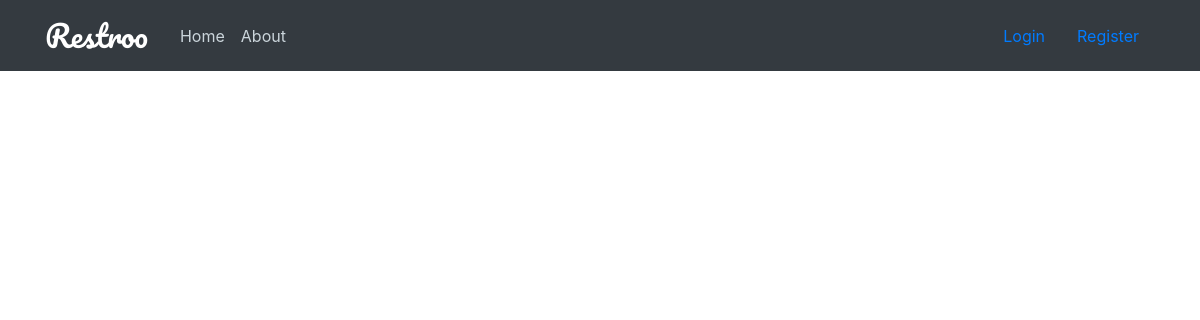
Before: /reviews/5 with the older database file.
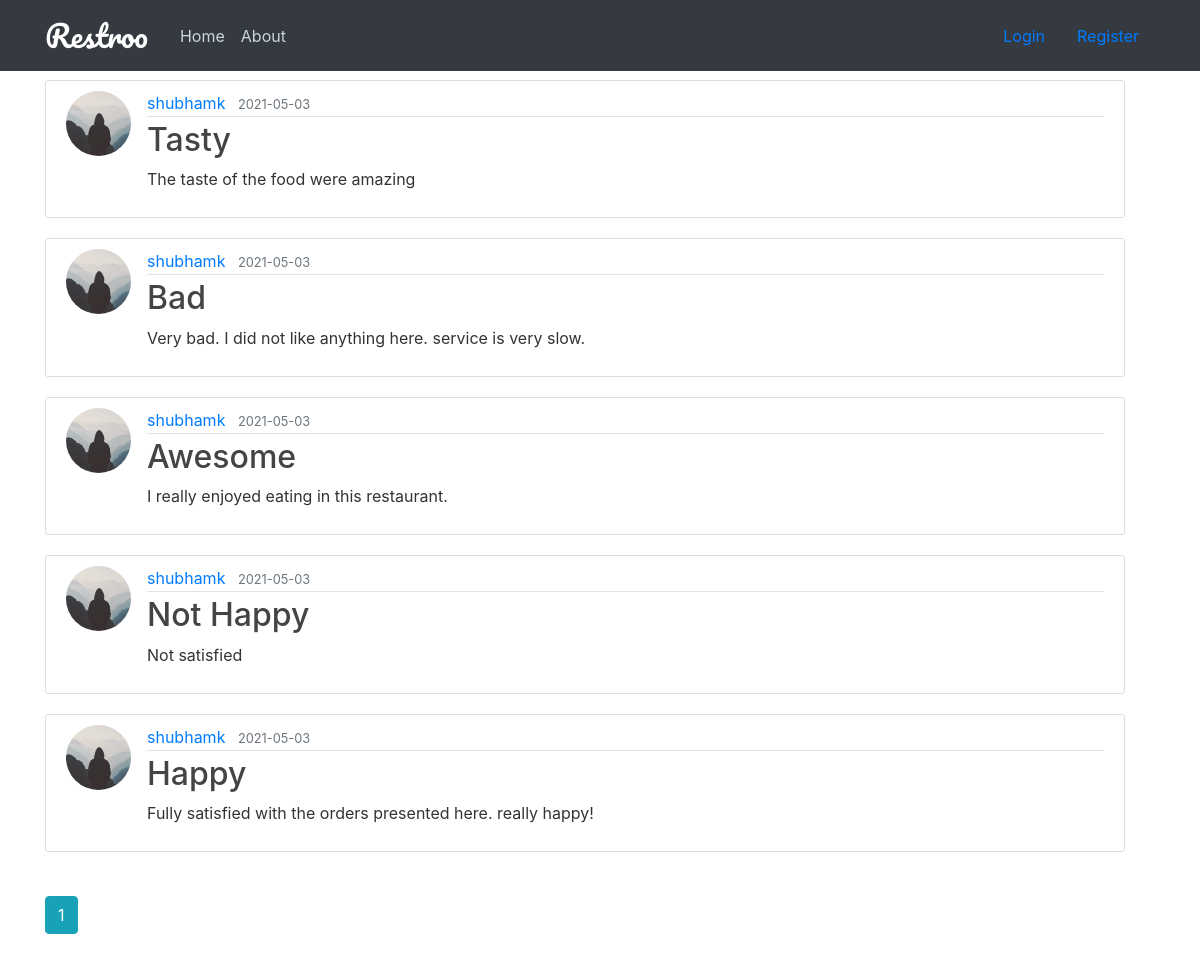
After: the same page with the newer database file.
### restroo/models.py (models this page shows, shortened)
class Review(db.Model):
    id = db.Column(db.Integer, primary_key=True)
    title = db.Column(db.String(100), nullable=False)
    date_posted = db.Column(db.DateTime, nullable=False, default=datetime.utcnow)
    content = db.Column(db.Text, nullable=False)
    sentiment = db.Column(db.String(120), nullable="False")
    rest_id = db.Column(db.Integer, db.ForeignKey('user.id'), nullable=False)
    cust_id = db.Column(db.Integer, db.ForeignKey('user.id'), nullable=False)
    reviewer = db.relationship('User', back_populates='reviewed_by', foreign_keys='Review.cust_id')
    reviewplace = db.relationship('User', back_populates='reviewed_at', foreign_keys='Review.rest_id')

class User(db.Model, UserMixin):
    id = db.Column(db.Integer, primary_key=True)
    name = db.Column(db.String(100), nullable=False)
    username = db.Column(db.String(20), unique=True, nullable=False)
    email = db.Column(db.String(120), unique=True, nullable=False)
    address = db.Column(db.Text, nullable=False)
    contact = db.Column(db.Integer, nullable=False)
    role = db.Column(db.String(20), nullable=False, default="customer")
    image_file = db.Column(db.String(20), nullable=False, default='default.jpg')
    password = db.Column(db.String(60), nullable=False)
    table = db.relationship('Tables', backref='restaurant', lazy=True)
    medias = db.relationship('Media', backref='uploader', lazy=True)
    posts = db.relationship('Post', back_populates='author', lazy=True)
    bookings = db.relationship('Booking', back_populates='booker', lazy=True,
                               primaryjoin='User.id==Booking.cust_id')
    reserves = db.relationship('Booking', back_populates='bookplace', lazy=True,
                               primaryjoin='User.id==Booking.rest_id')
    reviewed_by = db.relationship('Review', back_populates='reviewer', lazy=True,
                                  primaryjoin='User.id==Review.cust_id')
    reviewed_at = db.relationship('Review', back_populates='reviewplace', lazy=True,
                                  primaryjoin='User.id==Review.rest_id')

### restroo/routes.py (the view)
@app.route("/reviews/<int:rest_id>")
def reviews(rest_id):
    page = request.args.get('page', 1, type=int)
    user = User.query.filter_by(id=rest_id).first_or_404()
    reviews = Review.query.filter_by(reviewplace=user).order_by(Review.date_posted.desc()).paginate(page=page,
                                                                                                    per_page=5)
    return render_template('reviews.html', reviews=reviews, rest_id=rest_id)

### restroo/templates/reviews.html (shortened to what this page needs)
{% extends "layout.html" %}
{% block content %}
    {% for review in reviews.items %}
        <article class="media content-section">
        <img class="rounded-circle article-img" src="{{ url_for('static', filename='profile_pics/' + review.reviewer.image_file) }}">
          <div class="media-body">
            <div class="article-metadata">
              <a class="mr-2" href="{{ url_for('user_posts', username=review.reviewer.username)}}">{{ review.reviewer.username }}</a>
              <small class="text-muted">{{ review.date_posted.strftime('%Y-%m-%d') }}</small>
            </div>
            <h2><a class="article-title" href="{{ url_for('review', review_id=review.id) }}">{{ review.title }}</a></h2>
            <p class="article-content">{{ review.content }}</p>
          </div>
        </article>
    {% endfor %}
    <br/>
    {% for page_num in reviews.iter_pages(left_edge=1, right_edge=1, left_current=1, right_current=2) %}
        {% if page_num %}
            {% if reviews.page == page_num %}
                <a class="btn btn-info mb-4" href="{{ url_for('reviews', page=page_num, rest_id=rest_id) }}">{{ page_num }}</a>
            {% else %}
                <a class="btn btn-outline-info mb-4" href="{{ url_for('reviews', page=page_num, rest_id=rest_id) }}">{{ page_num }}</a>
            {% endif %}
        {% else %}
            ...
        {% endif %}
    {% endfor %}
{% endblock content %}

### restroo/templates/layout.html (shortened to what this page needs)
<!DOCTYPE html>
<html>
<head>
    <link rel="stylesheet" href="https://maxcdn.bootstrapcdn.com/bootstrap/4.0.0/css/bootstrap.min.css">
    <link rel="stylesheet" href="https://maxcdn.bootstrapcdn.com/font-awesome/4.5.0/css/font-awesome.min.css">
    <link rel="stylesheet" type="text/css" href="{{ url_for('static', filename='main.css') }}">
</head>
<body>
    <header class="site-header">
      <nav class="navbar navbar-expand-md navbar-dark bg-dark fixed-top">
        <div class="container">
            <a class="navbar-brand mr-4" href="/"><span style="font-family: 'Pacifico', cursive; font-size: 30px">Restroo</span> </a>
          <div class="collapse navbar-collapse" id="navbarToggle">
            <div class="navbar-nav mr-auto">
              <a class="nav-item nav-link" href="{{ url_for('home') }}">Home</a>
              <a class="nav-item nav-link" href="{{ url_for('about') }}">About</a>
            </div>
                {% if current_user.is_authenticated %}
                            <div class="navbar-nav">
                <li class="nav-item dropdown">
                    <a class="nav-link dropdown-toggle" href="#" id="navbarDropdown" role="button" data-toggle="dropdown" aria-haspopup="true" aria-expanded="false">
                        Options
                    </a>
                    {% if current_user.role=='restaurant' %}
                    <div class="dropdown-menu" aria-labelledby="navbarDropdown">
                        <a class="dropdown-item" href="{{ url_for('new_post') }}">New Post</a>
                        <a class="dropdown-item" href="#">New Photos</a>
                        <div class="dropdown-divider"></div>
                        <a class="dropdown-item" href="{{ url_for('post', post_id=current_user.id) }}">Posts</a>
                        <a class="dropdown-item" href="{{ url_for('reviews', rest_id=current_user.id) }}">Reviews</a>
                        <a class="dropdown-item" href="{{ url_for('bookings', rest_id=current_user.id) }}">Bookings</a>
                        <a class="dropdown-item" href="{{ url_for('user_medias', id=current_user.id) }}">Media</a>
                    </div>
                    {% endif %}
                    {% if current_user.role=='customer' %}
                        <div class="dropdown-menu" aria-labelledby="navbarDropdown">
                        <a class="dropdown-item" href="#">My Reviews</a>
                        <a class="dropdown-item" href="#">My Bookings</a>
                    </div>
                    {% endif %}
                </li>
                <a class="nav-item nav-link" href="{{ url_for('account') }}">Account</a>
                <a class="nav-item nav-link" href="{{ url_for('logout') }}">Logout</a>
                {% else %}
                <a class="nav-item nav-link" href="{{ url_for('login') }}">Login</a>
                <a class="nav-item nav-link" href="{{ url_for('register') }}">Register</a>
              {% endif %}
            </div>
          </div>
      </nav>
    </header>
    <main role="main" class="container">
      <div style="width: 100%" class="row">
        <div class="col-md-12" >
          {% block content %}{% endblock %}
        </div>
      </div>
    </main>
</body>
</html>

### restroo/static/main.css (style rules this page uses)
body { background-image: url('pexels-pixabay-326279.jpg'); background-repeat: no-repeat; background-attachment: fixed; background-size: cover; color: #333333; margin-top: 5rem; }
h1, h2, h3, h4, h5, h6 { color: #444444; }
.site-header .navbar-nav .nav-link { color: #cbd5db; }
.content-section { background: #ffffff; padding: 10px 20px; border: 1px solid #dddddd; border-radius: 3px; margin-bottom: 20px; }
.article-title { color: #444444; }
.article-content { white-space: pre-line; }
.article-img { height: 65px; width: 65px; margin-right: 16px; }
.article-metadata { padding-bottom: 1px; margin-bottom: 4px; border-bottom: 1px solid #e3e3e3 }

Changed rows visible on the page:
added Review: image_file (placeholder picture), reviewer.username "shubhamk", date_posted "2021-05-03", title "Tasty", content "The taste of the food were amazing"
added Review: image_file (placeholder picture), reviewer.username "shubhamk", date_posted "2021-05-03", title "Bad", content "Very bad. I did not like anything here. service is very slow."
added Review: image_file (placeholder picture), reviewer.username "shubhamk", date_posted "2021-05-03", title "Awesome", content "I really enjoyed eating in this restaurant."
added Review: image_file (placeholder picture), reviewer.username "shubhamk", date_posted "2021-05-03", title "Not Happy", content "Not satisfied"
added Review: image_file (placeholder picture), reviewer.username "shubhamk", date_posted "2021-05-03", title "Happy", content "Fully satisfied with the orders presented here. really happy!"
Other visible differences:
new list line: "1"
